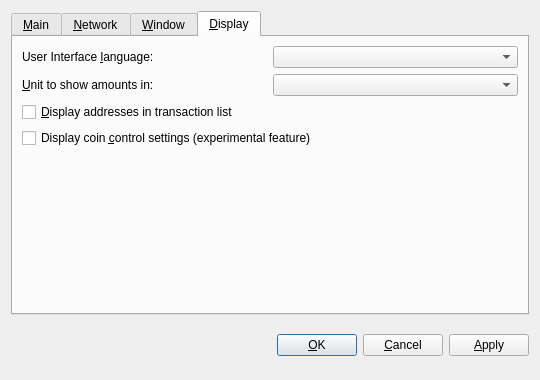
<?xml version="1.0" encoding="UTF-8"?>
<ui version="4.0">
 <class>OptionsDialog</class>
 <widget class="QDialog" name="OptionsDialog">
  <property name="geometry">
   <rect>
    <x>0</x>
    <y>0</y>
    <width>540</width>
    <height>380</height>
   </rect>
  </property>
  <property name="windowTitle">
   <string>Options</string>
  </property>
  <property name="modal">
   <bool>true</bool>
  </property>
  <layout class="QVBoxLayout" name="verticalLayout">
   <item>
    <widget class="QTabWidget" name="tabWidget">
     <property name="tabPosition">
      <enum>QTabWidget::North</enum>
     </property>
     <property name="currentIndex">
      <number>3</number>
     </property>
     <widget class="QWidget" name="tabMain">
      <attribute name="title">
       <string>&amp;Main</string>
      </attribute>
      <layout class="QVBoxLayout" name="verticalLayout_Main">
       <item>
        <widget class="QLabel" name="transactionFeeInfoLabel">
         <property name="text">
          <string>Unlike Bitcoin network in Scash the transactions fees are fixed. You may add up some amount to process them even quicker but this is not recommended. Additional fee per kB:</string>
         </property>
         <property name="textFormat">
          <enum>Qt::PlainText</enum>
         </property>
         <property name="wordWrap">
          <bool>true</bool>
         </property>
        </widget>
       </item>
       <item>
        <layout class="QHBoxLayout" name="horizontalLayout_Main">
         <item>
          <widget class="QLabel" name="transactionFeeLabel">
           <property name="text">
            <string>Pay transaction &amp;fee</string>
           </property>
           <property name="textFormat">
            <enum>Qt::PlainText</enum>
           </property>
           <property name="buddy">
            <cstring>transactionFee</cstring>
           </property>
          </widget>
         </item>
         <item>
          <widget class="BitcoinAmountField" name="transactionFee"/>
         </item>
         <item>
          <spacer name="horizontalSpacer_Main">
           <property name="orientation">
            <enum>Qt::Horizontal</enum>
           </property>
           <property name="sizeHint" stdset="0">
            <size>
             <width>40</width>
             <height>20</height>
            </size>
           </property>
          </spacer>
         </item>
        </layout>
       </item>
       <item>
        <widget class="QCheckBox" name="bitcoinAtStartup">
         <property name="toolTip">
          <string>Automatically start Scash after logging in to the system.</string>
         </property>
         <property name="text">
          <string>&amp;Start Scash on system login</string>
         </property>
        </widget>
       </item>
       <item>
        <widget class="QCheckBox" name="detachDatabases">
         <property name="toolTip">
          <string>Detach block and address databases at shutdown. This means they can be moved to another data directory, but it slows down shutdown. The wallet is always detached.</string>
         </property>
         <property name="text">
          <string>&amp;Detach databases at shutdown</string>
         </property>
        </widget>
       </item>
       <item>
        <spacer name="verticalSpacer_Main">
         <property name="orientation">
          <enum>Qt::Vertical</enum>
         </property>
         <property name="sizeHint" stdset="0">
          <size>
           <width>20</width>
           <height>40</height>
          </size>
         </property>
        </spacer>
       </item>
      </layout>
     </widget>
     <widget class="QWidget" name="tabNetwork">
      <attribute name="title">
       <string>&amp;Network</string>
      </attribute>
      <layout class="QVBoxLayout" name="verticalLayout_Network">
       <item>
        <widget class="QCheckBox" name="mapPortUpnp">
         <property name="toolTip">
          <string>Automatically open the Scash client port on the router. This only works when your router supports UPnP and it is enabled.</string>
         </property>
         <property name="text">
          <string>Map port using &amp;UPnP</string>
         </property>
        </widget>
       </item>
       <item>
        <widget class="QCheckBox" name="connectSocks">
         <property name="toolTip">
          <string>Connect to the Scash network through a SOCKS proxy (e.g. when connecting through Tor).</string>
         </property>
         <property name="text">
          <string>&amp;Connect through SOCKS proxy:</string>
         </property>
        </widget>
       </item>
       <item>
        <layout class="QHBoxLayout" name="horizontalLayout_Network">
         <item>
          <widget class="QLabel" name="proxyIpLabel">
           <property name="text">
            <string>Proxy &amp;IP:</string>
           </property>
           <property name="textFormat">
            <enum>Qt::PlainText</enum>
           </property>
           <property name="buddy">
            <cstring>proxyIp</cstring>
           </property>
          </widget>
         </item>
         <item>
          <widget class="QValidatedLineEdit" name="proxyIp">
           <property name="maximumSize">
            <size>
             <width>140</width>
             <height>16777215</height>
            </size>
           </property>
           <property name="toolTip">
            <string>IP address of the proxy (e.g. 127.0.0.1)</string>
           </property>
          </widget>
         </item>
         <item>
          <widget class="QLabel" name="proxyPortLabel">
           <property name="text">
            <string>&amp;Port:</string>
           </property>
           <property name="textFormat">
            <enum>Qt::PlainText</enum>
           </property>
           <property name="buddy">
            <cstring>proxyPort</cstring>
           </property>
          </widget>
         </item>
         <item>
          <widget class="QLineEdit" name="proxyPort">
           <property name="maximumSize">
            <size>
             <width>55</width>
             <height>16777215</height>
            </size>
           </property>
           <property name="toolTip">
            <string>Port of the proxy (e.g. 9050)</string>
           </property>
          </widget>
         </item>
         <item>
          <widget class="QLabel" name="socksVersionLabel">
           <property name="text">
            <string>SOCKS &amp;Version:</string>
           </property>
           <property name="textFormat">
            <enum>Qt::PlainText</enum>
           </property>
           <property name="buddy">
            <cstring>socksVersion</cstring>
           </property>
          </widget>
         </item>
         <item>
          <widget class="QValueComboBox" name="socksVersion">
           <property name="toolTip">
            <string>SOCKS version of the proxy (e.g. 5)</string>
           </property>
          </widget>
         </item>
         <item>
          <spacer name="horizontalSpacer_Network">
           <property name="orientation">
            <enum>Qt::Horizontal</enum>
           </property>
           <property name="sizeHint" stdset="0">
            <size>
             <width>40</width>
             <height>20</height>
            </size>
           </property>
          </spacer>
         </item>
        </layout>
       </item>
       <item>
        <spacer name="verticalSpacer_Network">
         <property name="orientation">
          <enum>Qt::Vertical</enum>
         </property>
         <property name="sizeHint" stdset="0">
          <size>
           <width>20</width>
           <height>40</height>
          </size>
         </property>
        </spacer>
       </item>
      </layout>
     </widget>
     <widget class="QWidget" name="tabWindow">
      <attribute name="title">
       <string>&amp;Window</string>
      </attribute>
      <layout class="QVBoxLayout" name="verticalLayout_Window">
       <item>
        <widget class="QCheckBox" name="minimizeToTray">
         <property name="toolTip">
          <string>Show only a tray icon after minimizing the window.</string>
         </property>
         <property name="text">
          <string>&amp;Minimize to the tray instead of the taskbar</string>
         </property>
        </widget>
       </item>
       <item>
        <widget class="QCheckBox" name="minimizeOnClose">
         <property name="toolTip">
          <string>Minimize instead of exit the application when the window is closed. When this option is enabled, the application will be closed only after selecting Quit in the menu.</string>
         </property>
         <property name="text">
          <string>M&amp;inimize on close</string>
         </property>
        </widget>
       </item>
       <item>
        <spacer name="verticalSpacer_Window">
         <property name="orientation">
          <enum>Qt::Vertical</enum>
         </property>
         <property name="sizeHint" stdset="0">
          <size>
           <width>20</width>
           <height>40</height>
          </size>
         </property>
        </spacer>
       </item>
      </layout>
     </widget>
     <widget class="QWidget" name="tabDisplay">
      <attribute name="title">
       <string>&amp;Display</string>
      </attribute>
      <layout class="QVBoxLayout" name="verticalLayout_Display">
       <item>
        <layout class="QHBoxLayout" name="horizontalLayout_1_Display">
         <item>
          <widget class="QLabel" name="langLabel">
           <property name="text">
            <string>User Interface &amp;language:</string>
           </property>
           <property name="textFormat">
            <enum>Qt::PlainText</enum>
           </property>
           <property name="buddy">
            <cstring>lang</cstring>
           </property>
          </widget>
         </item>
         <item>
          <widget class="QValueComboBox" name="lang">
           <property name="toolTip">
            <string>The user interface language can be set here. This setting will take effect after restarting scash.</string>
           </property>
          </widget>
         </item>
        </layout>
       </item>
       <item>
        <layout class="QHBoxLayout" name="horizontalLayout_2_Display">
         <item>
          <widget class="QLabel" name="unitLabel">
           <property name="text">
            <string>&amp;Unit to show amounts in:</string>
           </property>
           <property name="textFormat">
            <enum>Qt::PlainText</enum>
           </property>
           <property name="buddy">
            <cstring>unit</cstring>
           </property>
          </widget>
         </item>
         <item>
          <widget class="QValueComboBox" name="unit">
           <property name="toolTip">
            <string>Choose the default subdivision unit to show in the interface and when sending coins.</string>
           </property>
          </widget>
         </item>
        </layout>
       </item>
       <item>
        <widget class="QCheckBox" name="displayAddresses">
         <property name="toolTip">
          <string>Whether to show Scash addresses in the transaction list or not.</string>
         </property>
         <property name="text">
          <string>&amp;Display addresses in transaction list</string>
         </property>
        </widget>
       </item>
       <item>
        <widget class="QCheckBox" name="coinControlFeatures">
         <property name="toolTip">
          <string>Whether to show coin control features or not.</string>
         </property>
         <property name="text">
          <string>Display coin &amp;control settings (experimental feature)</string>
         </property>
        </widget>
       </item>
       <item>
        <spacer name="verticalSpacer_Display">
         <property name="orientation">
          <enum>Qt::Vertical</enum>
         </property>
         <property name="sizeHint" stdset="0">
          <size>
           <width>20</width>
           <height>40</height>
          </size>
         </property>
        </spacer>
       </item>
      </layout>
     </widget>
    </widget>
   </item>
   <item>
    <layout class="QHBoxLayout" name="horizontalLayout_Buttons">
     <item>
      <spacer name="horizontalSpacer_1">
       <property name="orientation">
        <enum>Qt::Horizontal</enum>
       </property>
       <property name="sizeHint" stdset="0">
        <size>
         <width>40</width>
         <height>48</height>
        </size>
       </property>
      </spacer>
     </item>
     <item>
      <widget class="QLabel" name="statusLabel">
       <property name="font">
        <font>
         <weight>75</weight>
         <bold>true</bold>
        </font>
       </property>
       <property name="text">
        <string/>
       </property>
       <property name="textFormat">
        <enum>Qt::PlainText</enum>
       </property>
       <property name="wordWrap">
        <bool>true</bool>
       </property>
      </widget>
     </item>
     <item>
      <spacer name="horizontalSpacer_2">
       <property name="orientation">
        <enum>Qt::Horizontal</enum>
       </property>
       <property name="sizeHint" stdset="0">
        <size>
         <width>40</width>
         <height>48</height>
        </size>
       </property>
      </spacer>
     </item>
     <item>
      <widget class="QPushButton" name="okButton">
       <property name="text">
        <string>&amp;OK</string>
       </property>
      </widget>
     </item>
     <item>
      <widget class="QPushButton" name="cancelButton">
       <property name="text">
        <string>&amp;Cancel</string>
       </property>
       <property name="autoDefault">
        <bool>false</bool>
       </property>
      </widget>
     </item>
     <item>
      <widget class="QPushButton" name="applyButton">
       <property name="text">
        <string>&amp;Apply</string>
       </property>
       <property name="autoDefault">
        <bool>false</bool>
       </property>
      </widget>
     </item>
    </layout>
   </item>
  </layout>
 </widget>
 <customwidgets>
  <customwidget>
   <class>BitcoinAmountField</class>
   <extends>QSpinBox</extends>
   <header>bitcoinamountfield.h</header>
   <container>1</container>
  </customwidget>
  <customwidget>
   <class>QValueComboBox</class>
   <extends>QComboBox</extends>
   <header>qvaluecombobox.h</header>
  </customwidget>
  <customwidget>
   <class>QValidatedLineEdit</class>
   <extends>QLineEdit</extends>
   <header>qvalidatedlineedit.h</header>
  </customwidget>
 </customwidgets>
 <resources/>
 <connections/>
</ui>
